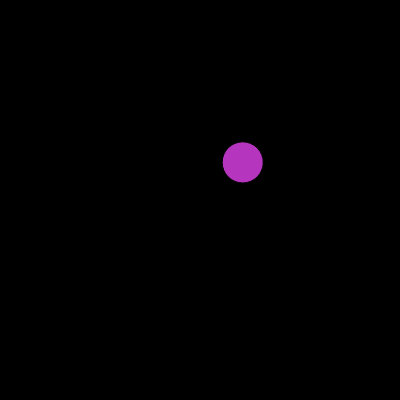
Frame 1 (no input)
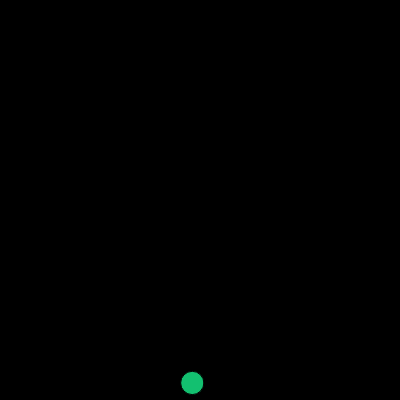
Frame 60 (no input)
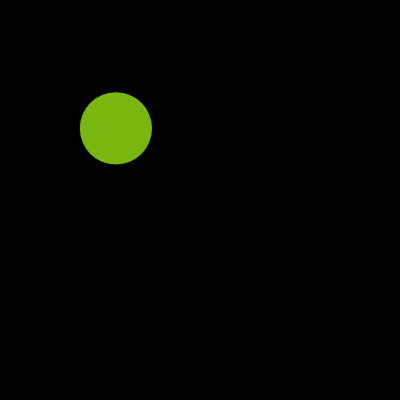
Frame 120 (the mouse pressed at the canvas centre since frame 60)

The p5.js sketch that drew these frames (run headless with seeded random() and noise() and a simulated clock; from frame 60 on, the mouse is pressed at the canvas centre):

// p5.js sketch
// ── sketch.js

function setup() {
  createCanvas(400, 400);
 
}

function draw() {
  background(0);
  //ball position x y 
  let x;
  //ramdom color of the ball
  let bcolor = color(random(0,255),random(0,255),random(0,255));
  //direction and demention, some of the lines are from the example we did in class
  
  let d = random(10,100);
  fill(bcolor);
  let xdirect = random(-400,400);
  let ydirect = random(-400,400);
 
  if (xdirect>=400 || xdirect <=0){
    xdirect = xdirect * -1;}
    else if (ydirect>=400 || ydirect <=0){
    ydirect = ydirect * -1;}
  circle(xdirect,ydirect,d);
  xdirect++;
  ydirect++;
  
  
  
}
